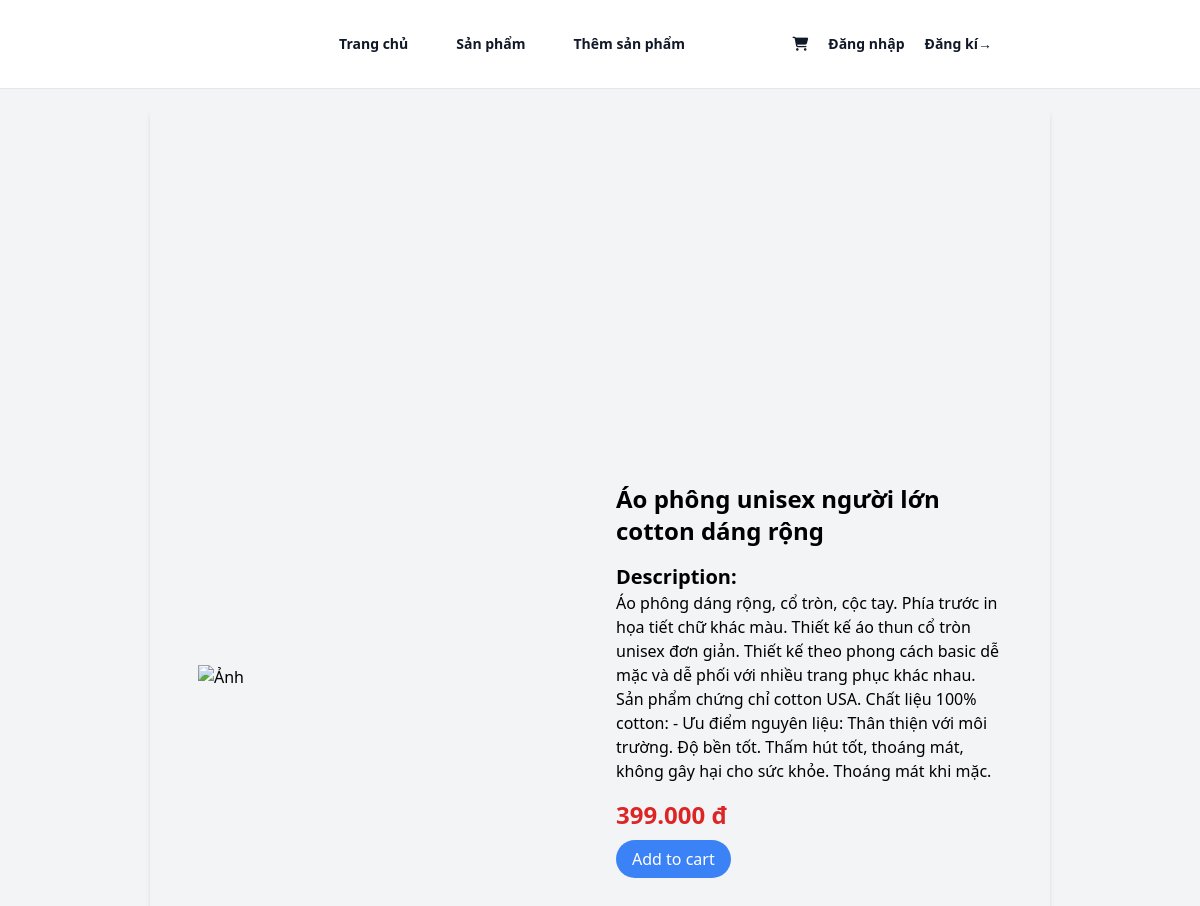
Page /detail/1/ on the committed database.
### home/models.py (models this page shows, shortened)
class Item(models.Model):
    name = models.CharField(max_length=100)
    price = models.DecimalField(max_digits=10, decimal_places=2)
    description = models.TextField()
    image_link = models.ImageField()
    created_at = models.DateTimeField(auto_now_add=True)
    created_by = models.ForeignKey(User, related_name='items', on_delete=models.CASCADE)
    category = models.ForeignKey(Category, related_name='items', on_delete=models.CASCADE)
    class Meta:
        ordering = ('name',)
        verbose_name_plural = 'Items'

### home/views.py (the view)
# urls.py: path('detail/<int:pk>/', views.detail, name = 'detail'),
def detail(request, pk):
    item = get_object_or_404(Item, pk=pk)
    return render(request, 'home/detail.html',{
        'item': item,
    })

### home/template/home/detail.html (shortened to what this page needs)
{% extends 'home/base.html' %}
{% block content %}
<div class="bg-gray-100 min-h-screen flex justify-center">
    <div class="w-full p-4 lg:p-8 shadow-md lg:w-3/4 lg:flex lg:items-center lg:mx-auto mt-5">
        <div class="lg:w-1/2 p-4">
            {% if 'http' in item.image_link.url %}
            {% with https_url=item.image_link.url|slice:'16:'|safe %}
                <img src="https://{{ https_url }}" alt="Ảnh" class="w-full h-auto">
            {% endwith %}
            {% else %}
            <img src="{{ item.image_link.url }}" alt="Product" class="w-full h-auto">
            {%endif%}
        </div>
        <div class="lg:w-1/2 p-4">
            <h1 class="text-2xl font-bold">{{item.name}}</h1>
            <div class="mt-4">
                <h2 class="text-xl font-semibold">Description:</h2>
                <p>{{item.description}}</p>
            </div>
            <div class="mt-4">
                <p class="text-2xl text-red-600 font-semibold">{{item.price|floatformat:3}} đ</p>
            </div>
            <div class="mt-4">
                <a href="{% url 'Cart:cart_add' item.id %}" class="bg-blue-500 text-white py-2 px-4 rounded-full">Add to cart</a>
            </div>
        </div>
    </div>
</div>
{% endblock %}

### rows in the picture
Item: name "Áo phông unisex người lớn cotton dáng rộng", description "Áo phông dáng rộng, cổ tròn, cộc tay. Phía trước in họa tiết chữ khác màu. Thiết kế áo thun cổ tròn unisex đơn giản. Thiết kế theo phong cách basic dễ mặc và dễ phối với nhiều trang phục khác nhau. Sản phẩm chứng chỉ cotton USA. Chất liệu 100% cotton: - Ưu điểm nguyên liệu: Thân thiện với môi trường. Độ bền tốt. Thấm hút tốt, thoáng mát, không gây hại cho sức khỏe. Thoáng mát khi mặc.", price "399.000"
